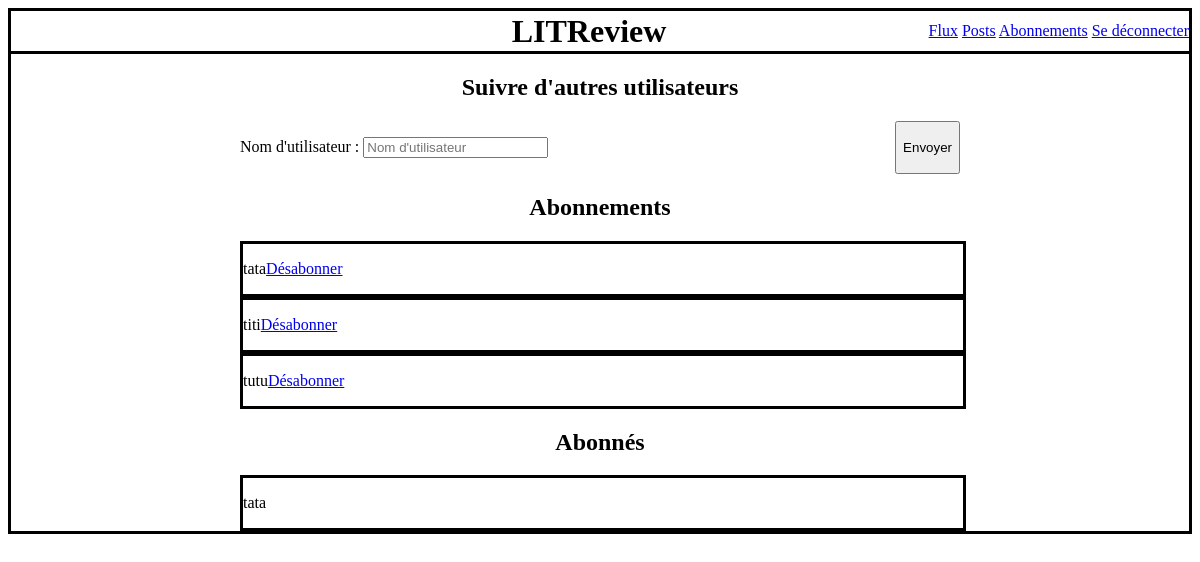
The page /follow/ (signed in) on the database its author committed.
### review/models.py (models this page shows)
class UserFollows(models.Model):
    user = models.ForeignKey(to=settings.AUTH_USER_MODEL, on_delete=models.CASCADE, related_name="following")
    followed_user = models.ForeignKey(to=settings.AUTH_USER_MODEL, on_delete=models.CASCADE, related_name="followed_by")
    class Meta:
        unique_together = ('user', 'followed_user', )

### authentication/models.py (models this page shows)
class User(AbstractBaseUser):
    username = models.CharField(max_length=150, unique=True)
    objects = UserManager()
    USERNAME_FIELD = 'username'

### review/views.py (the view, shortened to what this page needs)
# urls.py: path("follow/", review.views.FollowPage.as_view(), name="followed-users"),
class FollowPage(View):
    form = forms.UserFollowsForm
    def get(self, request):
        form = self.form()
        follows = models.UserFollows.objects.filter(user=request.user)
        followers = models.UserFollows.objects.filter(followed_user=request.user)
        return render(request,
                      "review/followed_users.html",
                      {"follows": follows,
                       "form": form,
                       "followers": followers})

### review/forms.py
class UserFollowsForm(forms.ModelForm):
    class Meta:
        model = models.UserFollows
        fields = ["followed_user", ]
        labels = {
            "followed_user": "Nom d'utilisateur"
        }
        widgets = {
            "followed_user": forms.TextInput(attrs={
                'placeholder': "Nom d'utilisateur"
            })
        }

### review/templates/review/followed_users.html (shortened to what this page needs)
{% extends "base.html" %}
{% load static %}
{% block style %}
  <link rel="stylesheet" href="{% static 'authentication/style.css' %}" />
{% endblock %}
{% block content %}
<div id="follow-page">
    <div>
        <h2>Suivre d'autres utilisateurs</h2>
        <form method="post">
            {{ form.as_p }}
            <button type="submit">Envoyer</button>
        </form>
    </div>
    <div>
        <h2>Abonnements</h2>
        {% if follows %}
            {% for follow in follows %}
                <div id="followed">
                    <p>{{ follow.followed_user }}</p>
                    <a href="{% url 'delete-follow' follow.id %}">Désabonner</a>
                </div>
            {% endfor %}
        {% else %}
            <p>Vous ne suivez pas encore d'utilisateurs.</p>
        {% endif %}
    </div>
    <div>
        <h2>Abonnés</h2>
        {% if followers %}
            {% for follower in followers %}
                <div>
                    <p>{{ follower.user }}</p>
                </div>
            {% endfor %}
        {% else %}
            <p>Personne ne vous suit.</p>
        {% endif %}
    </div>
</div>
{% endblock %}

### authentication/static/authentication/style.css (style rules this page uses)
#main-container div { width: 60vw; }
#follow-page h2 { text-align: center; }
#follow-page div div { border: solid; display: flex; align-items: center; }
#follow-page form { display: flex; justify-content: space-between; }

### rows shown on the page
UserFollows: followed_user "tata"
UserFollows: followed_user "titi"
UserFollows: followed_user "tutu"
UserFollows: user "tata"
